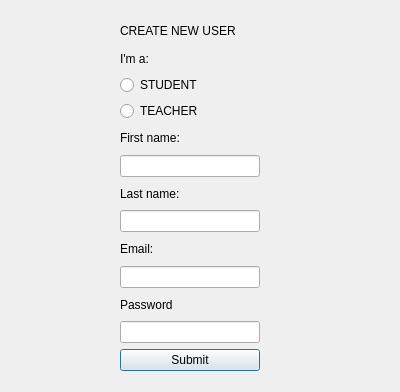
<?xml version="1.0" encoding="UTF-8"?>
<ui version="4.0">
 <class>NewUser</class>
 <widget class="QDialog" name="NewUser">
  <property name="geometry">
   <rect>
    <x>0</x>
    <y>0</y>
    <width>400</width>
    <height>392</height>
   </rect>
  </property>
  <property name="windowTitle">
   <string>Dialog</string>
  </property>
  <widget class="QWidget" name="layoutWidget">
   <property name="geometry">
    <rect>
     <x>120</x>
     <y>20</y>
     <width>140</width>
     <height>351</height>
    </rect>
   </property>
   <layout class="QVBoxLayout" name="verticalLayout">
    <item>
     <widget class="QLabel" name="label">
      <property name="text">
       <string>CREATE NEW USER</string>
      </property>
     </widget>
    </item>
    <item>
     <widget class="QLabel" name="label_2">
      <property name="text">
       <string>I'm a:</string>
      </property>
     </widget>
    </item>
    <item>
     <widget class="QRadioButton" name="studentRadioButton">
      <property name="text">
       <string>STUDENT</string>
      </property>
     </widget>
    </item>
    <item>
     <widget class="QRadioButton" name="teacherRadioButton">
      <property name="text">
       <string>TEACHER</string>
      </property>
     </widget>
    </item>
    <item>
     <widget class="QLabel" name="label_3">
      <property name="text">
       <string>First name:</string>
      </property>
     </widget>
    </item>
    <item>
     <widget class="QLineEdit" name="lineEdit_firstName"/>
    </item>
    <item>
     <widget class="QLabel" name="label_4">
      <property name="text">
       <string>Last name:</string>
      </property>
     </widget>
    </item>
    <item>
     <widget class="QLineEdit" name="lineEdit_lastName"/>
    </item>
    <item>
     <widget class="QLabel" name="label_5">
      <property name="text">
       <string>Email:</string>
      </property>
     </widget>
    </item>
    <item>
     <widget class="QLineEdit" name="lineEdit_email"/>
    </item>
    <item>
     <widget class="QLabel" name="label_6">
      <property name="text">
       <string>Password</string>
      </property>
     </widget>
    </item>
    <item>
     <widget class="QLineEdit" name="lineEdit_password"/>
    </item>
    <item>
     <widget class="QPushButton" name="submitButton">
      <property name="text">
       <string>Submit</string>
      </property>
     </widget>
    </item>
   </layout>
  </widget>
 </widget>
 <resources/>
 <connections/>
</ui>
